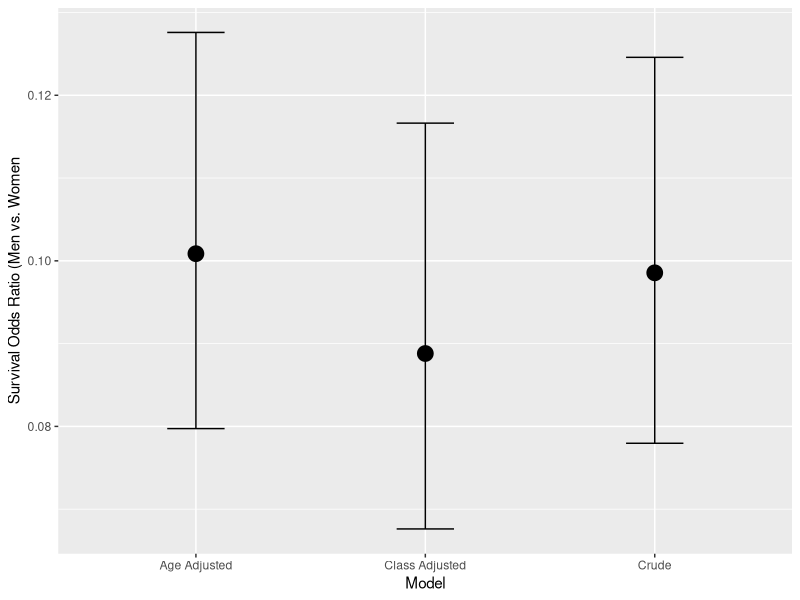

Recreate this plot in R.
library(readr)
titanic <- read_csv("titanic.csv")

# Explore the data set
table(titanic$Sex)
table(titanic$Age)
table(titanic$Class)

# Calculate the crude probability of survival
raw <- glm(Survived ~ 1,family=binomial(link='logit'),data=titanic)

summary(raw)
raw_int <- summary(raw)$coefficients[1]
raw_p <- exp(raw_int)/(1+(exp(raw_int)))
print(raw_p)

# Estimate the effect of sex on survival
sex_surv <- glm(Survived ~ Sex,family=binomial(link='logit'),data=titanic)
summary(sex_surv)
crude_coef <- summary(sex_surv)$coefficients[2,1]
crude_se <- summary(sex_surv)$coefficients[2,2]

crude_OR <- exp(crude_coef)
crude_LCL <- exp(crude_coef-(1.96*crude_se))
crude_UCL <- exp(crude_coef+(1.96*crude_se))
cat("Crude OR :", crude_OR, "95% CI: ", crude_LCL,",",crude_UCL)

# Should we adjust for age?
age_adj <- glm(Survived ~ Sex + Age,family=binomial(link='logit'),data=titanic)
summary(age_adj)
ageadj_coef <- summary(age_adj)$coefficients[2,1]
age_se <- summary(age_adj)$coefficients[2,2]
change <- abs(crude_coef - ageadj_coef)
print(change)

# Should we adjust for class?
class_adj <- glm(Survived ~ Sex + Class,family=binomial(link='logit'),data=titanic)
summary(class_adj)
classadj_coef <- summary(class_adj)$coefficients[2,1]
class_se <- summary(class_adj)$coefficients[2,2]
change2 <- abs(crude_coef - classadj_coef)
print(change2)

# Plot some of these
library("ggplot2") #remember to install.packages("ggplot2")
y <- c(crude_coef,ageadj_coef,classadj_coef)
x <- c("Crude","Age Adjusted","Class Adjusted")
se <- c(crude_se,age_se,class_se)
qplot(x,exp(y),xlab="Model",ylab="Survival Odds Ratio (Men vs. Women",size=I(5))+geom_errorbar(aes(x=x,ymin=exp(y-1.96*se),ymax=exp(y+1.96*se),width=0.25))
